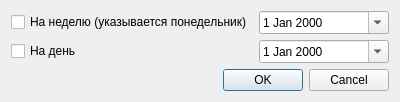
<?xml version="1.0" encoding="UTF-8"?>
<ui version="4.0">
 <class>ExportGeneralTimetableDialog</class>
 <widget class="QDialog" name="ExportGeneralTimetableDialog">
  <property name="geometry">
   <rect>
    <x>0</x>
    <y>0</y>
    <width>400</width>
    <height>89</height>
   </rect>
  </property>
  <property name="windowTitle">
   <string>Экспорт общего расписания</string>
  </property>
  <layout class="QGridLayout" name="gridLayout_2">
   <item row="0" column="0">
    <layout class="QGridLayout" name="gridLayout">
     <item row="0" column="0">
      <layout class="QGridLayout" name="gridLayout_3">
       <item row="1" column="0">
        <widget class="QCheckBox" name="dailyCheckBox">
         <property name="text">
          <string>На день</string>
         </property>
        </widget>
       </item>
       <item row="0" column="0">
        <widget class="QCheckBox" name="weeklyCheckBox">
         <property name="text">
          <string>На неделю (указывается понедельник)</string>
         </property>
        </widget>
       </item>
       <item row="0" column="1">
        <widget class="QDateEdit" name="weeklyDateEdit">
         <property name="calendarPopup">
          <bool>true</bool>
         </property>
        </widget>
       </item>
       <item row="1" column="1">
        <widget class="QDateEdit" name="dailyDateEdit">
         <property name="calendarPopup">
          <bool>true</bool>
         </property>
        </widget>
       </item>
      </layout>
     </item>
     <item row="1" column="0">
      <widget class="QDialogButtonBox" name="exportButtonBox">
       <property name="standardButtons">
        <set>QDialogButtonBox::Cancel|QDialogButtonBox::Ok</set>
       </property>
      </widget>
     </item>
    </layout>
   </item>
  </layout>
 </widget>
 <resources/>
 <connections/>
</ui>
